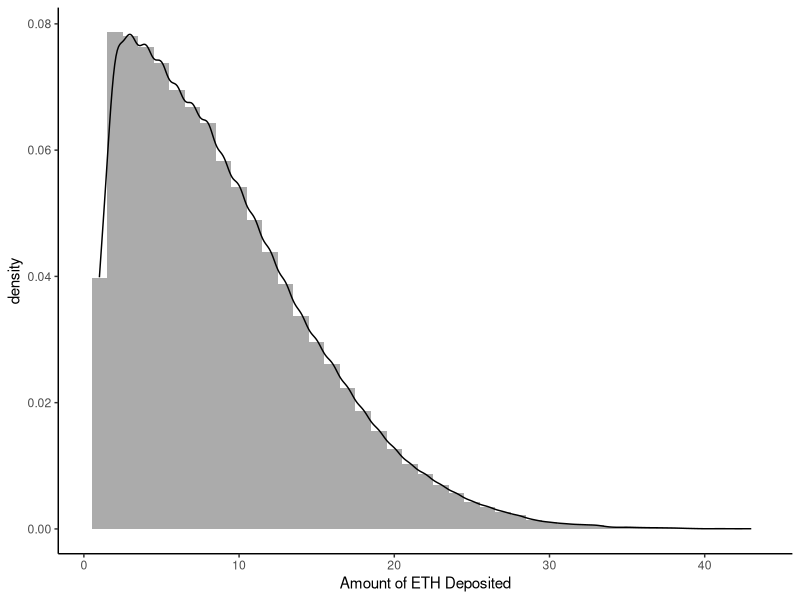
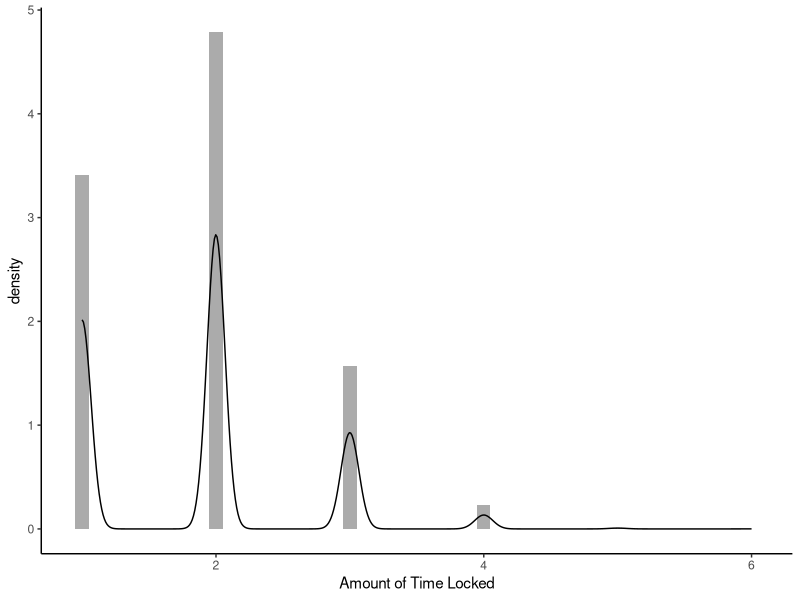
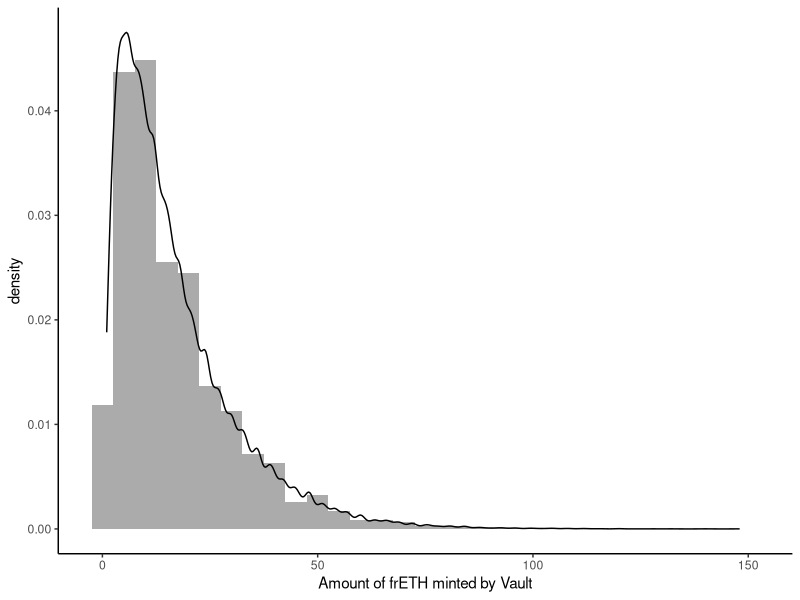

Recreate these plots in R, in order.
## ---- chunk 1
knitr::opts_chunk$set(echo = FALSE, warn = FALSE, message = FALSE)
## ---- chunk 2
library(ggplot2)
set.seed(4) # reproducible randomness
n = 100000 # 100000 vaults
initial_penalty = 0.2
frETH_penalty_burn_rate = 0.5 

random_id <- function(){
  # generate 1 of 250M+ potential random IDs
  paste0(
    sample(x = c(LETTERS, 0:9),size = 10, replace = TRUE),
    collapse = "")
}

vaults <- data.frame(
  vault_id = replicate(n = n, random_id()),
  deposit = abs(floor(rnorm(n)*10)) + 1,
  deposit_year = sample(x = 2021:2025, size = n, replace = TRUE),
  time = abs(floor(rnorm(n))) + 1
)

make_density <- function(x, bw = 1, xlab = "Amount of ETH Deposited"){ 
  ggplot(data = data.frame(val = x), aes(x = x)) +
    geom_histogram(aes(y=..density..), binwidth = bw, 
                   alpha=0.5, 
                position="identity") + 
    geom_density() + 
    theme_classic() +
    xlab(label = xlab)
  }

make_density(vaults$deposit)

make_density(vaults$time, bw = 0.1, xlab = "Amount of Time Locked")

## ---- chunk 3
vaults$breakeven_time <- vaults$time * .67

vaults$mint <- vaults$deposit*vaults$time
vaults$initial_cost <- vaults$mint* ( 1 + initial_penalty) 
vaults$early_cost <- vaults$mint* ( 1 + 0.5*initial_penalty)
vaults$mostly_cost <- vaults$mint*0.5

make_density(vaults$mint, bw = 5, xlab = "Amount of frETH minted by Vault")

## ---- chunk 4
knitr::kable(head(vaults, 10))
## ---- chunk 5

# workhouse functions 
profile <- c("early","breakeven","mostly","completer")
vault_check <- function(vault_row){
  
  minted = vault_row$mint
  
 cost_to_withdraw <- switch(vault_row$profile, 
        early = vault_row$early_cost,
        breakeven = vault_row$mint,
        mostly = vault_row$mostly_cost,
        completer = 0
        )
  
 marginal_supply = minted - cost_to_withdraw 
 
 return(marginal_supply)
}
get_supply_effect <- function(vaults){ 
  
supply_effect <- rep(0,n)
for( i in 1:nrow(vaults) ){ 
  supply_effect[i] <- vault_check(vaults[i, ])
}
vaults$supply_effect <- supply_effect 

return(vaults)  
}
get_metrics <- function(vaults){ 
  #'  1. Total ETH deposited (any amount of time)
  #'  2. Total frETH minted (ETH deposits * ETH time locks)
  #'  3. Total frETH penalties paid
  #'  4. Total frETH penalties burned 
  #'  5. Outstanding frETH supply (minted - burned)
  #'  6. Outstanding frETH supply (minted - burned) per ETH deposited
  #'  7. Outstanding frETH supply / frETH minted
  #'  8. ETH paid to FRZ stakers (0.5% of ETH deposited by all except those who complete their lock)
    
  tbl <- data.frame(
    "ETH Deposited" = sum(vaults$deposit), 
    "frETH Minted" = sum(vaults$mint), 
    "frETH Penalties Paid" = -sum( vaults[vaults$supply_effect < 0, "supply_effect"] ),
    "frETH Penalties Burned" = {
      -frETH_penalty_burn_rate * sum( vaults[vaults$supply_effect < 0, "supply_effect"] )
      },
    "frETH Supply" = { 
      # mint - burn // here mint + 1/2 burn (which is already negative)
      sum(vaults$mint) + 
        frETH_penalty_burn_rate * sum( vaults[vaults$supply_effect < 0, "supply_effect"] )
      },
    "frETH supply per ETH deposited" = { 
      (sum(vaults$mint) + 
         frETH_penalty_burn_rate*sum( vaults[vaults$supply_effect < 0, "supply_effect"] )) / 
        sum(vaults$deposit)
      },
    "frETH supply per frETH Minted" = { 
      (sum(vaults$mint) + frETH_penalty_burn_rate * sum( vaults[vaults$supply_effect < 0, "supply_effect"] )) / 
        sum(vaults$mint)
      },
    "ETH Fees Paid" = 0.0025 * sum(vaults[vaults$profile!= "completer", "deposit"]),
    check.names = FALSE, 
    row.names = NULL
  )

  return( tbl )
  }

## ---- chunk 6
# reproducibility set above - run entire markdown at once 

extreme_impatience <- vaults
extreme_impatience$profile <- sample(x = profile, 
                                  size = n,
                                  replace = TRUE,
                                  prob = c(0.70,
                                           0.15,
                                           0.10,
                                           0.05))
extreme_impatience <- get_supply_effect(extreme_impatience)

knitr::kable(get_metrics(extreme_impatience))

